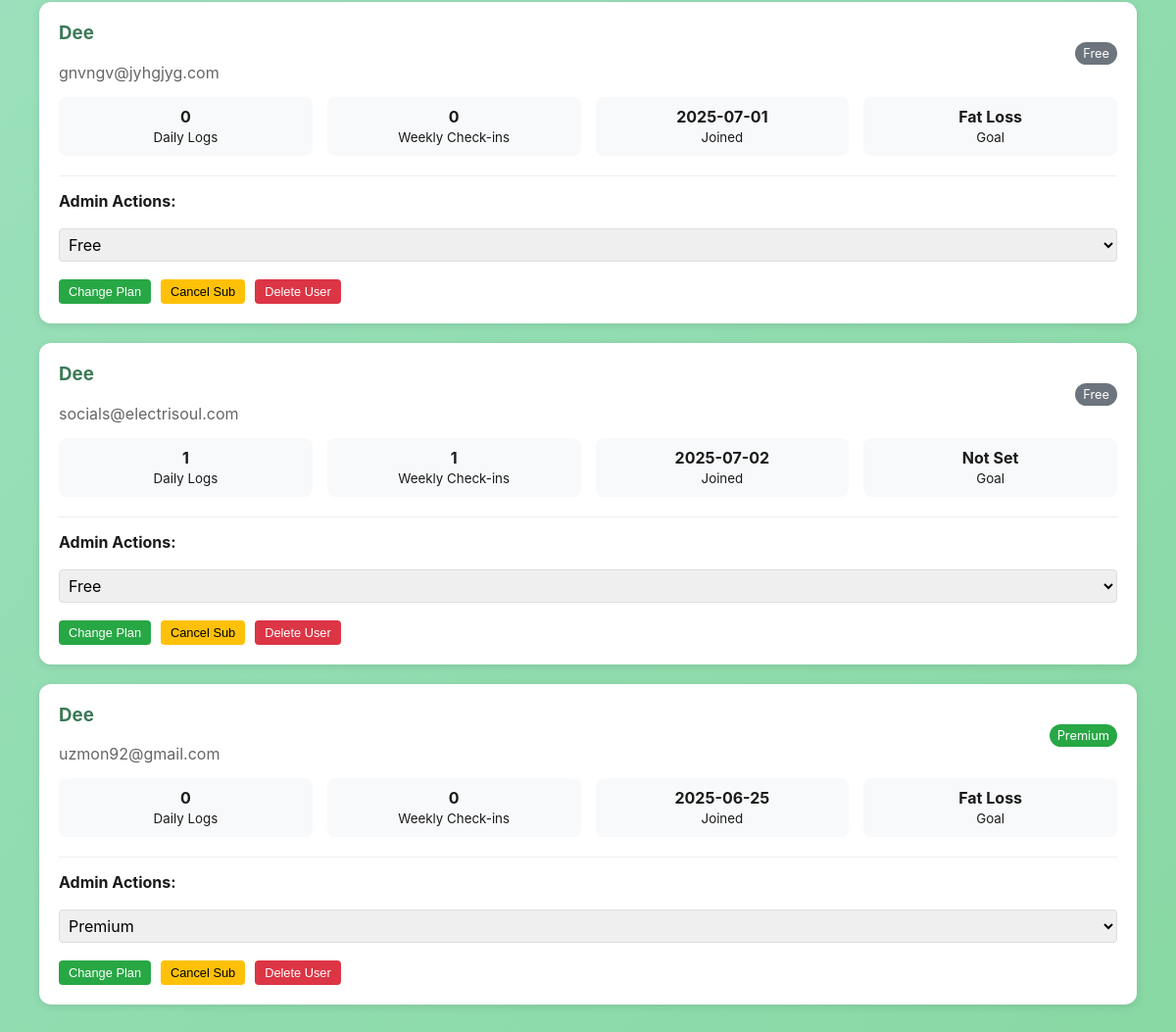
Before: /admin/dashboard (signed in, lower part) with the older database file.
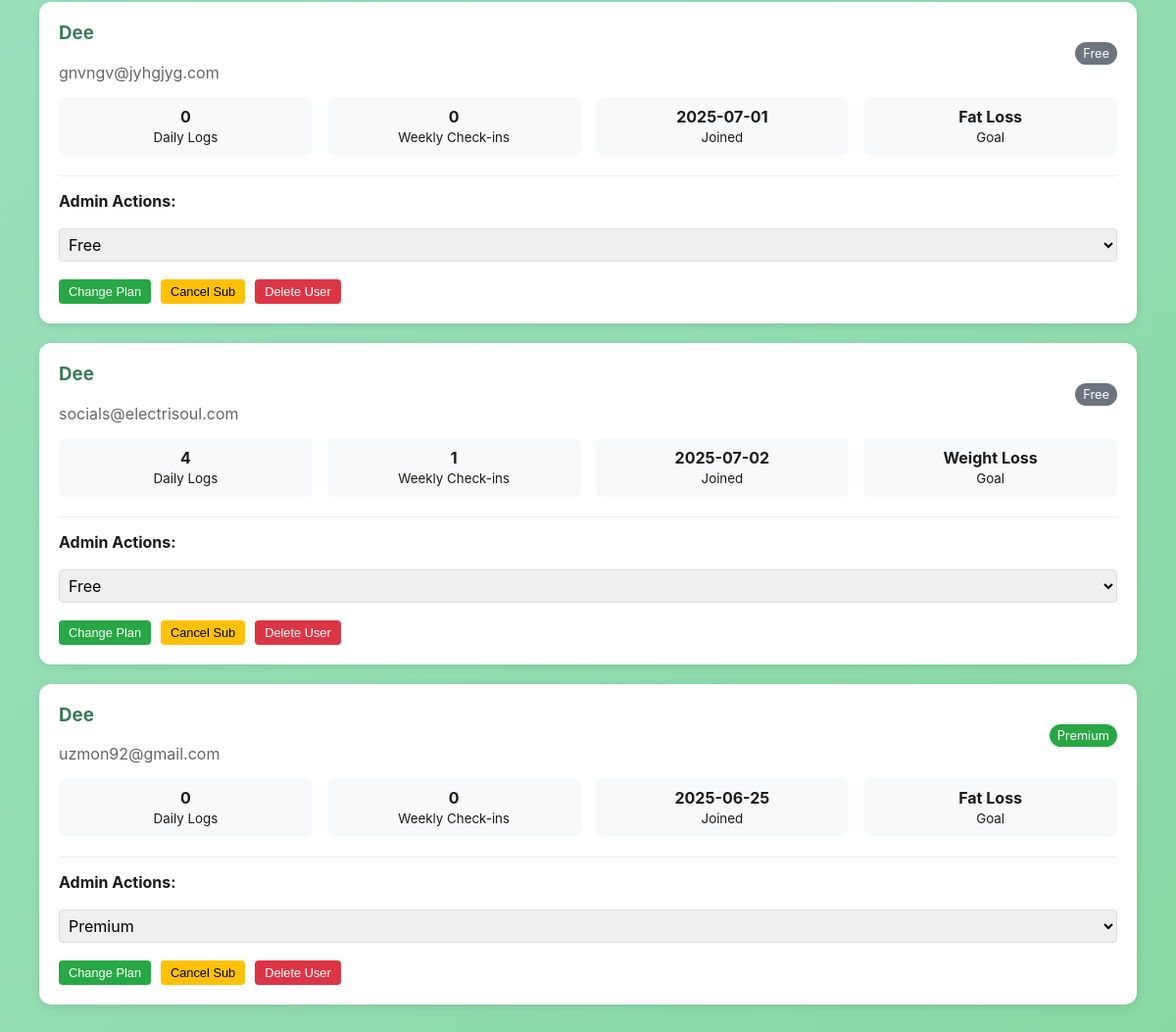
After: the same page with the newer database file.
### tables this page shows
CREATE TABLE users (
            email TEXT PRIMARY KEY,
            name TEXT NOT NULL,
            password TEXT NOT NULL,
            created_at TEXT NOT NULL,
            subscription_tier TEXT DEFAULT 'free',
            subscription_status TEXT DEFAULT 'active',
            stripe_customer_id TEXT,
            profile_data TEXT
        );

### main.py (the view)
@app.route('/admin/dashboard')
def admin_dashboard():
    if not session.get('admin_authenticated'):
        return redirect(url_for('admin_login'))
    from database import get_all_users
    users = get_all_users()
    return render_template('admin_dashboard.html', users=users)

### database.py (called while the page is built)
def get_all_users():
    conn = sqlite3.connect('fitness_app.db')
    cursor = conn.cursor()
    cursor.execute('SELECT email FROM users')
    user_emails = [row[0] for row in cursor.fetchall()]
    conn.close()
    users = []
    for email in user_emails:
        user = get_user(email)
        if user:
            users.append(user)
    return users

### templates/admin_dashboard.html (shortened to what this page needs)
<!DOCTYPE html>
<html lang="en">
<head>
    <link rel="stylesheet" href="{{ url_for('static', filename='style.css') }}">
</head>
<body>
    <div class="admin-container">
        <div class="users-grid">
            {% for user in users %}
            <div class="user-card">
                <div class="user-header">
                    <div>
                        <h3>{{ user.name|title }}</h3>
                        <p style="color: #666; margin: 0;">{{ user.email }}</p>
                    </div>
                    <div style="text-align: right;">
                        <span style="background: {% if user.subscription_tier == 'premium' %}#28a745{% else %}#6c757d{% endif %}; color: white; padding: 4px 8px; border-radius: 12px; font-size: 0.8rem;">
                            {{ user.subscription_tier|title }}
                        </span>
                    </div>
                </div>
                <div class="user-stats">
                    <div class="stat-item">
                        <div style="font-weight: bold;">{{ user.daily_logs|length if user.daily_logs else 0 }}</div>
                        <small>Daily Logs</small>
                    </div>
                    <div class="stat-item">
                        <div style="font-weight: bold;">{{ user.weekly_checkins|length if user.weekly_checkins else 0 }}</div>
                        <small>Weekly Check-ins</small>
                    </div>
                    <div class="stat-item">
                        <div style="font-weight: bold;">{{ user.created_at[:10] if user.created_at else 'N/A' }}</div>
                        <small>Joined</small>
                    </div>
                    <div class="stat-item">
                        <div style="font-weight: bold;">
                            {% if user.profile_data.goal %}{{ user.profile_data.goal|replace('_', ' ')|title }}{% else %}Not Set{% endif %}
                        </div>
                        <small>Goal</small>
                    </div>
                </div>
                <div style="margin-top: 20px; padding-top: 15px; border-top: 1px solid #eee;">
                    <strong>Admin Actions:</strong>
                    <div style="display: flex; gap: 10px; margin-top: 10px; flex-wrap: wrap;">
                        <select id="subscription-{{ loop.index }}" style="padding: 5px; border: 1px solid #ddd; border-radius: 4px;">
                            <option value="free" {% if user.subscription_tier == 'free' %}selected{% endif %}>Free</option>
                            <option value="premium" {% if user.subscription_tier == 'premium' %}selected{% endif %}>Premium</option>
                        </select>
                        <button onclick="changeSubscription('{{ user.email }}', document.getElementById('subscription-{{ loop.index }}').value)"
                                style="background: #28a745; color: white; border: none; padding: 5px 10px; border-radius: 4px; cursor: pointer; font-size: 0.8rem;">
                            Change Plan
                        </button>
                        <button onclick="cancelUser('{{ user.email }}')"
                                style="background: #ffc107; color: black; border: none; padding: 5px 10px; border-radius: 4px; cursor: pointer; font-size: 0.8rem;">
                            Cancel Sub
                        </button>
                        <button onclick="if(confirm('Are you sure you want to delete this user? This cannot be undone.')) deleteUser('{{ user.email }}')"
                                style="background: #dc3545; color: white; border: none; padding: 5px 10px; border-radius: 4px; cursor: pointer; font-size: 0.8rem;">
                            Delete User
                        </button>
                    </div>
                </div>
            </div>
            {% endfor %}
        </div>
    </div>
</body>
</html>

### static/style.css (style rules this page uses)
* { box-sizing: border-box; }
body { font-family: 'Inter', -apple-system, BlinkMacSystemFont, 'Segoe UI', sans-serif; margin: 0; padding: 20px; background: linear-gradient(135deg, #A8E6CF 0%, #88D8A3 100%); min-height: 100vh; color: #1a1a1a; }
h3 { color: #3B7A57; margin-top: 0; }
p { text-align: center; color: #666; margin-bottom: 30px; }
input, textarea, select { width: 100%; padding: 16px; border: 2px solid #e5e5e5; border-radius: 12px; font-size: 16px; font-family: 'Inter', sans-serif; margin: 8px 0; }

### templates/admin_dashboard.html (style rules this page uses)
.admin-container { max-width: 1200px; margin: 0 auto; padding: 20px; }
.users-grid { display: grid; gap: 20px; }
.user-card { background: white; padding: 20px; border-radius: 12px; box-shadow: 0 2px 8px rgba(0,0,0,0.1); }
.user-header { display: flex; justify-content: space-between; align-items: center; margin-bottom: 15px; }
.user-stats { display: grid; grid-template-columns: repeat(auto-fit, minmax(120px, 1fr)); gap: 15px; margin-top: 15px; }
.stat-item { text-align: center; padding: 10px; background: #f8f9fa; border-radius: 8px; }

Changed rows visible on the page:
changed users "socials@electrisoul.com": daily_logs|length "1" → "4"; profile_data.goal (not shown) → "Weight Loss"; no longer shows "Not Set"
